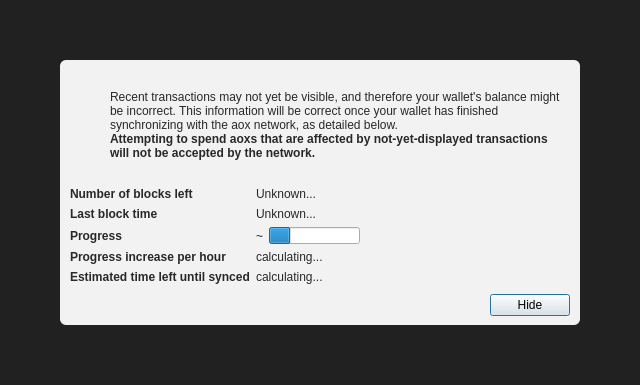
<?xml version="1.0" encoding="UTF-8"?>
<ui version="4.0">
 <class>ModalOverlay</class>
 <widget class="ModalOverlay" name="ModalOverlay">
  <property name="geometry">
   <rect>
    <x>0</x>
    <y>0</y>
    <width>640</width>
    <height>385</height>
   </rect>
  </property>
  <property name="windowTitle">
   <string>Form</string>
  </property>
  <layout class="QVBoxLayout" name="verticalLayout" stretch="0">
   <property name="sizeConstraint">
    <enum>QLayout::SetDefaultConstraint</enum>
   </property>
   <property name="leftMargin">
    <number>0</number>
   </property>
   <property name="topMargin">
    <number>0</number>
   </property>
   <property name="rightMargin">
    <number>0</number>
   </property>
   <property name="bottomMargin">
    <number>0</number>
   </property>
   <item>
    <widget class="QWidget" name="bgWidget" native="true">
     <property name="styleSheet">
      <string notr="true">#bgWidget { background: rgba(0,0,0,220); }</string>
     </property>
     <layout class="QVBoxLayout" name="verticalLayoutMain" stretch="1">
      <property name="leftMargin">
       <number>60</number>
      </property>
      <property name="topMargin">
       <number>60</number>
      </property>
      <property name="rightMargin">
       <number>60</number>
      </property>
      <property name="bottomMargin">
       <number>60</number>
      </property>
      <item>
       <widget class="QWidget" name="contentWidget" native="true">
        <property name="styleSheet">
         <string notr="true">#contentWidget { background: rgba(255,255,255,240); border-radius: 6px; }

QLabel { color: rgb(40,40,40);  }</string>
        </property>
        <layout class="QVBoxLayout" name="verticalLayoutSub" stretch="1,0,0,0">
         <property name="spacing">
          <number>0</number>
         </property>
         <property name="leftMargin">
          <number>10</number>
         </property>
         <property name="topMargin">
          <number>10</number>
         </property>
         <property name="rightMargin">
          <number>10</number>
         </property>
         <property name="bottomMargin">
          <number>10</number>
         </property>
         <item>
          <layout class="QHBoxLayout" name="horizontalLayoutIconText" stretch="0,1">
           <property name="topMargin">
            <number>20</number>
           </property>
           <item>
            <layout class="QVBoxLayout" name="verticalLayoutIcon">
             <property name="leftMargin">
              <number>0</number>
             </property>
             <item>
              <widget class="QPushButton" name="warningIcon">
               <property name="enabled">
                <bool>false</bool>
               </property>
               <property name="text">
                <string/>
               </property>
               <property name="icon">
                <iconset>
                 <normaloff>:/icons/warning</normaloff>
                 <disabledoff>:/icons/warning</disabledoff>:/icons/warning</iconset>
               </property>
               <property name="iconSize">
                <size>
                 <width>48</width>
                 <height>48</height>
                </size>
               </property>
               <property name="flat">
                <bool>true</bool>
               </property>
              </widget>
             </item>
             <item>
              <spacer name="verticalSpacerWarningIcon">
               <property name="orientation">
                <enum>Qt::Vertical</enum>
               </property>
               <property name="sizeHint" stdset="0">
                <size>
                 <width>20</width>
                 <height>40</height>
                </size>
               </property>
              </spacer>
             </item>
            </layout>
           </item>
           <item>
            <layout class="QVBoxLayout" name="verticalLayoutInfoText">
             <property name="leftMargin">
              <number>0</number>
             </property>
             <property name="topMargin">
              <number>0</number>
             </property>
             <item>
              <widget class="QLabel" name="infoText">
               <property name="text">
                <string>Recent transactions may not yet be visible, and therefore your wallet's balance might be incorrect. This information will be correct once your wallet has finished synchronizing with the aox network, as detailed below.</string>
               </property>
               <property name="textFormat">
                <enum>Qt::RichText</enum>
               </property>
               <property name="wordWrap">
                <bool>true</bool>
               </property>
              </widget>
             </item>
             <item>
              <widget class="QLabel" name="infoTextStrong">
               <property name="font">
                <font>
                 <weight>75</weight>
                 <bold>true</bold>
                </font>
               </property>
               <property name="text">
                <string>Attempting to spend aoxs that are affected by not-yet-displayed transactions will not be accepted by the network.</string>
               </property>
               <property name="textFormat">
                <enum>Qt::RichText</enum>
               </property>
               <property name="wordWrap">
                <bool>true</bool>
               </property>
              </widget>
             </item>
             <item>
              <spacer name="verticalSpacerInTextSpace">
               <property name="orientation">
                <enum>Qt::Vertical</enum>
               </property>
               <property name="sizeHint" stdset="0">
                <size>
                 <width>20</width>
                 <height>40</height>
                </size>
               </property>
              </spacer>
             </item>
            </layout>
           </item>
          </layout>
         </item>
         <item>
          <spacer name="verticalSpacerAfterText">
           <property name="orientation">
            <enum>Qt::Vertical</enum>
           </property>
           <property name="sizeHint" stdset="0">
            <size>
             <width>20</width>
             <height>40</height>
            </size>
           </property>
          </spacer>
         </item>
         <item>
          <layout class="QFormLayout" name="formLayout">
           <property name="fieldGrowthPolicy">
            <enum>QFormLayout::FieldsStayAtSizeHint</enum>
           </property>
           <property name="horizontalSpacing">
            <number>6</number>
           </property>
           <property name="verticalSpacing">
            <number>6</number>
           </property>
           <property name="topMargin">
            <number>10</number>
           </property>
           <item row="0" column="0">
            <widget class="QLabel" name="labelNumberOfBlocksLeft">
             <property name="font">
              <font>
               <weight>75</weight>
               <bold>true</bold>
              </font>
             </property>
             <property name="text">
              <string>Number of blocks left</string>
             </property>
            </widget>
           </item>
           <item row="0" column="1">
            <widget class="QLabel" name="numberOfBlocksLeft">
             <property name="text">
              <string>Unknown...</string>
             </property>
            </widget>
           </item>
           <item row="1" column="0">
            <widget class="QLabel" name="labelLastBlockTime">
             <property name="font">
              <font>
               <weight>75</weight>
               <bold>true</bold>
              </font>
             </property>
             <property name="text">
              <string>Last block time</string>
             </property>
            </widget>
           </item>
           <item row="1" column="1">
            <widget class="QLabel" name="newestBlockDate">
             <property name="sizePolicy">
              <sizepolicy hsizetype="Maximum" vsizetype="Preferred">
               <horstretch>0</horstretch>
               <verstretch>0</verstretch>
              </sizepolicy>
             </property>
             <property name="text">
              <string>Unknown...</string>
             </property>
            </widget>
           </item>
           <item row="2" column="0">
            <widget class="QLabel" name="labelSyncDone">
             <property name="font">
              <font>
               <weight>75</weight>
               <bold>true</bold>
              </font>
             </property>
             <property name="text">
              <string>Progress</string>
             </property>
            </widget>
           </item>
           <item row="2" column="1">
            <layout class="QHBoxLayout" name="horizontalLayoutSync" stretch="0,1">
             <item>
              <widget class="QLabel" name="percentageProgress">
               <property name="text">
                <string notr="true">~</string>
               </property>
              </widget>
             </item>
             <item>
              <widget class="QProgressBar" name="progressBar">
               <property name="value">
                <number>24</number>
               </property>
               <property name="format">
                <string/>
               </property>
              </widget>
             </item>
            </layout>
           </item>
           <item row="4" column="0">
            <widget class="QLabel" name="labelProgressIncrease">
             <property name="font">
              <font>
               <weight>75</weight>
               <bold>true</bold>
              </font>
             </property>
             <property name="text">
              <string>Progress increase per hour</string>
             </property>
            </widget>
           </item>
           <item row="4" column="1">
            <widget class="QLabel" name="progressIncreasePerH">
             <property name="text">
              <string>calculating...</string>
             </property>
            </widget>
           </item>
           <item row="5" column="0">
            <widget class="QLabel" name="labelEstimatedTimeLeft">
             <property name="font">
              <font>
               <weight>75</weight>
               <bold>true</bold>
              </font>
             </property>
             <property name="text">
              <string>Estimated time left until synced</string>
             </property>
            </widget>
           </item>
           <item row="5" column="1">
            <widget class="QLabel" name="expectedTimeLeft">
             <property name="text">
              <string>calculating...</string>
             </property>
            </widget>
           </item>
          </layout>
         </item>
         <item>
          <layout class="QHBoxLayout" name="horizontalLayoutButtons">
           <property name="leftMargin">
            <number>10</number>
           </property>
           <property name="topMargin">
            <number>10</number>
           </property>
           <item>
            <spacer name="horizontalSpacer">
             <property name="orientation">
              <enum>Qt::Horizontal</enum>
             </property>
             <property name="sizeHint" stdset="0">
              <size>
               <width>40</width>
               <height>20</height>
              </size>
             </property>
            </spacer>
           </item>
           <item>
            <widget class="QPushButton" name="closeButton">
             <property name="text">
              <string>Hide</string>
             </property>
             <property name="focusPolicy">
              <enum>Qt::StrongFocus</enum>
             </property>
             <property name="default">
              <bool>true</bool>
             </property>
            </widget>
           </item>
          </layout>
         </item>
        </layout>
       </widget>
      </item>
     </layout>
    </widget>
   </item>
  </layout>
 </widget>
 <customwidgets>
  <customwidget>
   <class>ModalOverlay</class>
   <extends>QWidget</extends>
   <header>qt/modaloverlay.h</header>
   <container>1</container>
  </customwidget>
 </customwidgets>
 <resources/>
 <connections/>
</ui>
